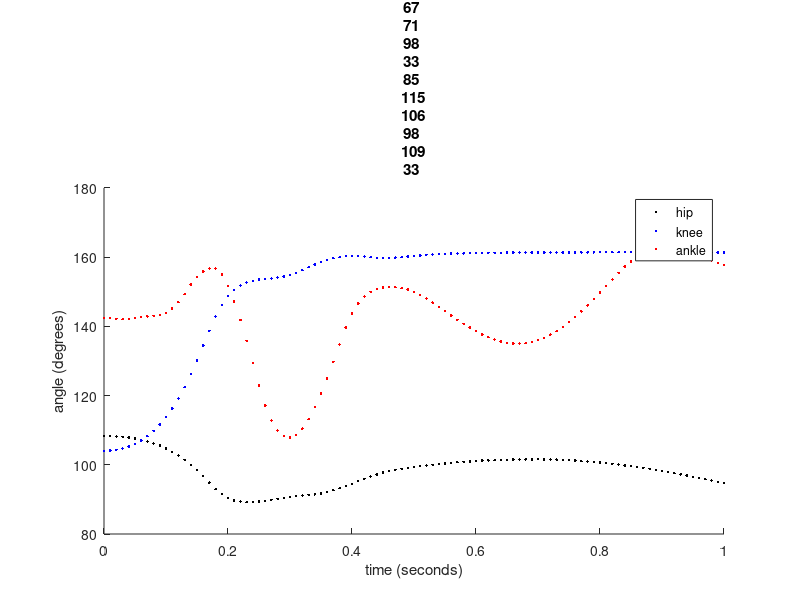
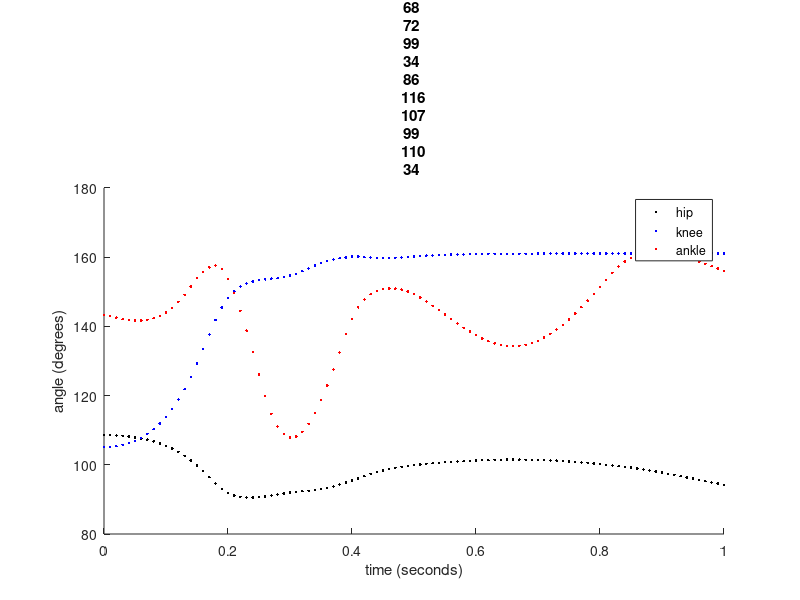
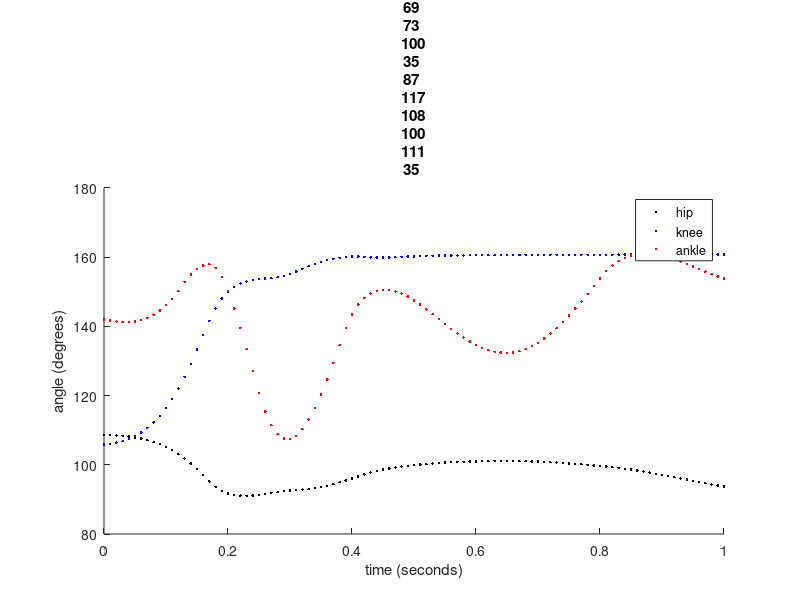
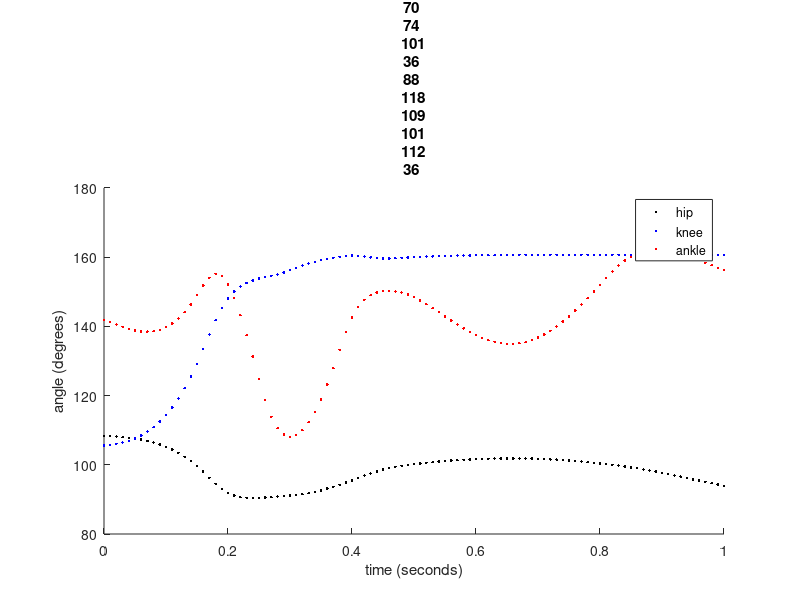

MATLAB code for these plots, in order: (Note: this script raises an error after producing the figures.)
clear
clc
addpath('C:\GitHub\Quadruped_Robot\Code\Matlab\Analysis\DampedLeg_Krnacik\Haonan\Comparison\No Damping')

%% BFa
load BFa_trial1.mat;
BFa_trial1 = data;
load BFa_trial2.mat;
BFa_trial2 = data;
load BFa_trial3.mat;
BFa_trial3 = data;
load BFa_trial4.mat;
BFa_trial4 = data;

%  create single matrix to edit data
BFa = zeros(length(BFa_trial1(:,1)),4*length(BFa_trial1(1,:)));
BFa(:,1:4) = BFa_trial1(:,1:4);
BFa(:,5:8) = BFa_trial2(:,1:4);
BFa(:,9:12) = BFa_trial3(:,1:4);
BFa(:,13:16) = BFa_trial4(:,1:4);

% data processing
for ii = 4:4:16
    
    % process time values
    BFa(:,ii) = BFa(:,ii) - BFa(1,ii);      %   start time at 0   
    BFa(:,ii) = BFa(:,ii)/1000;             %   convert to seconds
    
    % manually enter time offsets
    BFa_offset(1) = 0.22;
    BFa_offset(2) = 0.39;
    BFa_offset(3) = 0.28;
    BFa_offset(4) = 0.28;
    
    % apply time offsets
    BFa(:,ii) = BFa(:,ii) - BFa_offset(ii/4);
    
    % find and save indices of t = 0
    t0index(ii/4) = find(~BFa(:,ii),1);
    
    % individual plots of trials
    figure
    hold on
    plot(BFa(:,ii),BFa(:,ii-3),'.',"color","k")
    plot(BFa(:,ii),BFa(:,ii-2),'.',"color","b")
    plot(BFa(:,ii),BFa(:,ii-1),'.',"color","r")
    legend('hip','knee','ankle')
    title("BFa Trial " + ii/4)
    xlabel("time (seconds)")
    ylabel("angle (degrees)")
    ylim([80 180])
    xlim([0 1])
    hold off
    
    % crop trial matrices to start at t = 0
    BFa_trialsCropped{1,ii/4} = BFa(t0index(ii/4):end,ii-3:ii);
end

% find length of cropped trial matrices 
for jj = 1:4
    trialLengths(jj) = length(BFa_trialsCropped{1,jj}(:,1));    
end

% find smallest cropped trial length
trialEnd = min(trialLengths);                               

% store cropped trial data in one matrix
BFaCropped = zeros(trialEnd,4*length(BFa_trial1(1,:)));
for jj = 4:4:16
    BFaCropped(:,jj-3:jj) = BFa_trialsCropped{1,jj/4}(1:trialEnd,:);
end

% store average of trial responses
BFaAvg = zeros(trialEnd,4);
BFaAvg(:,4) = BFaCropped(:,4);

for jj = 1:3
    BFaAvg(:,jj) = (BFaCropped(:,jj)+BFaCropped(:,jj+4)+BFaCropped(:,jj+8)+BFaCropped(:,jj+12))./4;
end


save('C:\GitHub\Quadruped_Robot\Code\Matlab\Analysis\DampedLeg_Krnacik\Haonan\Comparison\No Damping\BFaNoDamping.mat','BFa')
save('C:\GitHub\Quadruped_Robot\Code\Matlab\Analysis\DampedLeg_Krnacik\Haonan\Comparison\No Damping\BFaAvg.mat','BFaAvg')

%% BFp
load BFp_trial1.mat;
BFp_trial1 = data;
% data in trial 2 is cut off at t = 0 and therefore is not usable
load BFp_trial3.mat;
BFp_trial2 = data;
load BFp_trial4.mat;
BFp_trial3 = data;
load BFp_trial5.mat;
BFp_trial4 = data;

%  create single matrix to edit data
BFp = zeros(length(BFp_trial1(:,1)),4*length(BFp_trial1(1,:)));
BFp(:,1:4) = BFp_trial1(:,1:4);
BFp(:,5:8) = BFp_trial2(:,1:4);
BFp(:,9:12) = BFp_trial3(:,1:4);
BFp(:,13:16) = BFp_trial4(:,1:4);

% data processing
for ii = 4:4:16
    
    % process time values
    BFp(:,ii) = BFp(:,ii) - BFp(1,ii);      %   start time at 0   
    BFp(:,ii) = BFp(:,ii)/1000;             %   convert to seconds
    
    % manually enter time offsets
    BFp_offset(1) = 0.15;
    BFp_offset(2) = 0.25;
    BFp_offset(3) = 0.37;
    BFp_offset(4) = 0.37;
    
    % apply time offsets
    BFp(:,ii) = BFp(:,ii) - BFp_offset(ii/4);
    
    % find and save indices of t = 0
    t0index(ii/4) = find(~BFp(:,ii),1);
    
    % individual plots of trials
    figure
    hold on
    plot(BFp(:,ii),BFp(:,ii-3),'.',"color","k")
    plot(BFp(:,ii),BFp(:,ii-2),'.',"color","b")
    plot(BFp(:,ii),BFp(:,ii-1),'.',"color","r")
    legend('hip','knee','ankle')
    title("BFp Trial " + ii/4)
    xlabel("time (seconds)")
    ylabel("angle (degrees)")
    ylim([80 180])
    xlim([0 1])
    hold off

% crop trial matrices to start at t = 0
BFp_trialsCropped{1,ii/4} = BFp(t0index(ii/4):end,ii-3:ii);
end

% find length of cropped trial matrices 
for jj = 1:4
    trialLengths(jj) = length(BFp_trialsCropped{1,jj}(:,1));    
end

% find smallest cropped trial length
trialEnd = min(trialLengths);                               

% store cropped trial data in one matrix
BFpCropped = zeros(trialEnd,4*length(BFp_trial1(1,:)));
for jj = 4:4:16
    BFpCropped(:,jj-3:jj) = BFp_trialsCropped{1,jj/4}(1:trialEnd,:);
end

% store average of trial responses
BFpAvg = zeros(trialEnd,4);
BFpAvg(:,4) = BFpCropped(:,4);

for jj = 1:3
    BFpAvg(:,jj) = (BFpCropped(:,jj)+BFpCropped(:,jj+4)+BFpCropped(:,jj+8)+BFpCropped(:,jj+12))./4;
end

save('C:\GitHub\Quadruped_Robot\Code\Matlab\Analysis\DampedLeg_Krnacik\Haonan\Comparison\No Damping\BFpNoDamping.mat','BFp')
save('C:\GitHub\Quadruped_Robot\Code\Matlab\Analysis\DampedLeg_Krnacik\Haonan\Comparison\No Damping\BFpAvg.mat','BFpAvg')

%% IP
load IP_trial1.mat;
IP_trial1 = data;
load IP_trial2.mat;
IP_trial2 = data;
load IP_trial3.mat;
IP_trial3 = data;
load IP_trial4.mat;
IP_trial4 = data;

%  create single matrix to edit data
IP = zeros(length(IP_trial1(:,1)),4*length(IP_trial1(1,:)));
IP(:,1:4) = IP_trial1(:,1:4);
IP(:,5:8) = IP_trial2(:,1:4);
IP(:,9:12) = IP_trial3(:,1:4);
IP(:,13:16) = IP_trial4(:,1:4);

% data processing
for ii = 4:4:16
    
    % process time values
    IP(:,ii) = IP(:,ii) - IP(1,ii);      %   start time at 0   
    IP(:,ii) = IP(:,ii)/1000;             %   convert to seconds
    
    % manually enter time offsets
    IP_offset(1) = 0.23;
    IP_offset(2) = 0.31;
    IP_offset(3) = 0.30;
    IP_offset(4) = 0.36;
    
    % apply time offsets
    IP(:,ii) = IP(:,ii) - IP_offset(ii/4);
    
    % find and save indices of t = 0
    t0index(ii/4) = find(~IP(:,ii),1);
    
    % individual plots of trials
    figure
    hold on
    plot(IP(:,ii),IP(:,ii-3),'.',"color","k")
    plot(IP(:,ii),IP(:,ii-2),'.',"color","b")
    plot(IP(:,ii),IP(:,ii-1),'.',"color","r")
    legend('hip','knee','ankle')
    title("IP Trial " + ii/4)
    xlabel("time (seconds)")
    ylabel("angle (degrees)")
    ylim([80 180])
    xlim([0 1])
    hold off

    % crop trial matrices to start at t = 0
    IP_trialsCropped{1,ii/4} = IP(t0index(ii/4):end,ii-3:ii);
end

% find length of cropped trial matrices 
for jj = 1:4
    trialLengths(jj) = length(IP_trialsCropped{1,jj}(:,1));    
end

% find smallest cropped trial length
trialEnd = min(trialLengths);                               

% store cropped trial data in one matrix
IPCropped = zeros(trialEnd,4*length(IP_trial1(1,:)));
for jj = 4:4:16
    IPCropped(:,jj-3:jj) = IP_trialsCropped{1,jj/4}(1:trialEnd,:);
end

% store average of trial responses
IPAvg = zeros(trialEnd,4);
IPAvg(:,4) = IPCropped(:,4);

for jj = 1:3
    IPAvg(:,jj) = (IPCropped(:,jj)+IPCropped(:,jj+4)+IPCropped(:,jj+8)+IPCropped(:,jj+12))./4;
end

save('C:\GitHub\Quadruped_Robot\Code\Matlab\Analysis\DampedLeg_Krnacik\Haonan\Comparison\No Damping\IPNoDamping.mat','IP')
save('C:\GitHub\Quadruped_Robot\Code\Matlab\Analysis\DampedLeg_Krnacik\Haonan\Comparison\No Damping\IPAvg.mat','IPAvg')

%% ST
load ST_trial1.mat;
ST_trial1 = data;
load ST_trial2.mat;
ST_trial2 = data;
load ST_trial3.mat;
ST_trial3 = data;
load ST_trial4.mat;
ST_trial4 = data;

%  create single matrix to edit data
ST = zeros(length(ST_trial1(:,1)),4*length(ST_trial1(1,:)));
ST(:,1:4) = ST_trial1(:,1:4);
ST(:,5:8) = ST_trial2(:,1:4);
ST(:,9:12) = ST_trial3(:,1:4);
ST(:,13:16) = ST_trial4(:,1:4);

% data processing
for ii = 4:4:16
    
    % process time values
    ST(:,ii) = ST(:,ii) - ST(1,ii);      %   start time at 0   
    ST(:,ii) = ST(:,ii)/1000;             %   convert to seconds
    
    % manually enter time offsets
    ST_offset(1) = 0.36;
    ST_offset(2) = 0.46;
    ST_offset(3) = 0.32;
    ST_offset(4) = 0.33;
    
    % apply time offsets
    ST(:,ii) = ST(:,ii) - ST_offset(ii/4);
    
    % find and save indices of t = 0
    t0index(ii/4) = find(~ST(:,ii),1);
    
    % individual plots of trials
    figure
    hold on
    plot(ST(:,ii),ST(:,ii-3),'.',"color","k")
    plot(ST(:,ii),ST(:,ii-2),'.',"color","b")
    plot(ST(:,ii),ST(:,ii-1),'.',"color","r")
    legend('hip','knee','ankle')
    title("ST Trial " + ii/4)
    xlabel("time (seconds)")
    ylabel("angle (degrees)")
    ylim([80 180])
    xlim([0 1])
    hold off

    % crop trial matrices to start at t = 0
    ST_trialsCropped{1,ii/4} = ST(t0index(ii/4):end,ii-3:ii);
end

% find length of cropped trial matrices 
for jj = 1:4
    trialLengths(jj) = length(ST_trialsCropped{1,jj}(:,1));    
end

% find smallest cropped trial length
trialEnd = min(trialLengths);                               

% store cropped trial data in one matrix
STCropped = zeros(trialEnd,4*length(ST_trial1(1,:)));
for jj = 4:4:16
    STCropped(:,jj-3:jj) = ST_trialsCropped{1,jj/4}(1:trialEnd,:);
end

% store average of trial responses
STAvg = zeros(trialEnd,4);
STAvg(:,4) = STCropped(:,4);

for jj = 1:3
    STAvg(:,jj) = (STCropped(:,jj)+STCropped(:,jj+4)+STCropped(:,jj+8)+STCropped(:,jj+12))./4;
end

save('C:\GitHub\Quadruped_Robot\Code\Matlab\Analysis\DampedLeg_Krnacik\Haonan\Comparison\No Damping\STNoDamping.mat','ST')
save('C:\GitHub\Quadruped_Robot\Code\Matlab\Analysis\DampedLeg_Krnacik\Haonan\Comparison\No Damping\STAvg.mat','STAvg')

%% ST2
load ST2_trial1.mat;
ST2_trial1 = data;
load ST2_trial2.mat;
ST2_trial2 = data;
load ST2_trial3.mat;
ST2_trial3 = data;
load ST2_trial4.mat;
ST2_trial4 = data;
load ST2_trial5.mat;
ST2_trial5 = data;

%  create single matrix to edit data
ST2 = zeros(length(ST2_trial1(:,1)),5*length(ST2_trial1(1,:)));
ST2(:,1:4) = ST2_trial1(:,1:4);
ST2(:,5:8) = ST2_trial2(:,1:4);
ST2(:,9:12) = ST2_trial3(:,1:4);
ST2(:,13:16) = ST2_trial4(:,1:4);
ST2(:,17:20) = ST2_trial5(:,1:4);

% data processing
for ii = 4:4:20
    
    % process time values
    ST2(:,ii) = ST2(:,ii) - ST2(1,ii);      %   start time at 0   
    ST2(:,ii) = ST2(:,ii)/1000;             %   convert to seconds
    
    % manually enter time offsets
    ST2_offset(1) = 0.34;
    ST2_offset(2) = 0.43;
    ST2_offset(3) = 0.38;
    ST2_offset(4) = 0.3;
    ST2_offset(5) = 0.36;
    
    % apply time offsets
    ST2(:,ii) = ST2(:,ii) - ST2_offset(ii/4);
    
    % find and save indices of t = 0
    t0index(ii/4) = find(~ST2(:,ii),1);
        
    % individual plots of trials
    figure
    hold on
    plot(ST2(:,ii),ST2(:,ii-3),'.',"color","k")
    plot(ST2(:,ii),ST2(:,ii-2),'.',"color","b")
    plot(ST2(:,ii),ST2(:,ii-1),'.',"color","r")
    legend('hip','knee','ankle')
    title("ST2 Trial " + ii/4)
    xlabel("time (seconds)")
    ylabel("angle (degrees)")
    ylim([80 180])
    xlim([0 2])
    hold off
    
    % crop trial matrices to start at t = 0
    ST2_trialsCropped{1,ii/4} = ST2(t0index(ii/4):end,ii-3:ii);
end

% find length of cropped trial matrices 
for jj = 1:5
    trialLengths(jj) = length(ST2_trialsCropped{1,jj}(:,1));    
end

% find smallest cropped trial length
trialEnd = min(trialLengths);                               

% store cropped trial data in one matrix
ST2Cropped = zeros(trialEnd,5*length(ST2_trial1(1,:)));
for jj = 4:4:20
    ST2Cropped(:,jj-3:jj) = ST2_trialsCropped{1,jj/4}(1:trialEnd,:);
end

% store average of trial responses
ST2Avg = zeros(trialEnd,4);
ST2Avg(:,4) = ST2Cropped(:,4);

for jj = 1:3
    ST2Avg(:,jj) = (ST2Cropped(:,jj)+ST2Cropped(:,jj+4)+ST2Cropped(:,jj+8)+ST2Cropped(:,jj+12)+ST2Cropped(:,jj+16))./5;
end

save('C:\GitHub\Quadruped_Robot\Code\Matlab\Analysis\DampedLeg_Krnacik\Haonan\Comparison\No Damping\ST2NoDamping.mat','ST2')
save('C:\GitHub\Quadruped_Robot\Code\Matlab\Analysis\DampedLeg_Krnacik\Haonan\Comparison\No Damping\ST2Avg.mat','ST2Avg')

%% VL
load VL_trial1.mat;
VL_trial1 = data;
load VL_trial2.mat;
VL_trial2 = data;
load VL_trial3.mat;
VL_trial3 = data;
load VL_trial4.mat;
VL_trial4 = data;

%  create single matrix to edit data
VL = zeros(length(VL_trial1(:,1)),4*length(VL_trial1(1,:)));
VL(:,1:4) = VL_trial1(:,1:4);
VL(:,5:8) = VL_trial2(:,1:4);
VL(:,9:12) = VL_trial3(:,1:4);
VL(:,13:16) = VL_trial4(:,1:4);

% data processing
for ii = 4:4:16
    
    % process time values
    VL(:,ii) = VL(:,ii) - VL(1,ii);      %   start time at 0   
    VL(:,ii) = VL(:,ii)/1000;             %   convert to seconds
    
    % manually enter time offsets
    VL_offset(1) = 0.20;
    VL_offset(2) = 0.38;
    VL_offset(3) = 0.44;
    VL_offset(4) = 0.40;
    
    % apply time offsets
    VL(:,ii) = VL(:,ii) - VL_offset(ii/4);
    
    % find and save indices of t = 0
    t0index(ii/4) = find(~VL(:,ii),1);
    
    % individual plots of trials
    figure
    hold on
    plot(VL(:,ii),VL(:,ii-3),'.',"color","k")
    plot(VL(:,ii),VL(:,ii-2),'.',"color","b")
    plot(VL(:,ii),VL(:,ii-1),'.',"color","r")
    legend('hip','knee','ankle')
    title("VL Trial " + ii/4)
    xlabel("time (seconds)")
    ylabel("angle (degrees)")
    ylim([80 180])
    xlim([0 1])
    hold off

    % crop trial matrices to start at t = 0
    VL_trialsCropped{1,ii/4} = VL(t0index(ii/4):end,ii-3:ii);
end

% find length of cropped trial matrices 
for jj = 1:4
    trialLengths(jj) = length(VL_trialsCropped{1,jj}(:,1));    
end

% find smallest cropped trial length
trialEnd = min(trialLengths);                               

% store cropped trial data in one matrix
VLCropped = zeros(trialEnd,4*length(VL_trial1(1,:)));
for jj = 4:4:16
    VLCropped(:,jj-3:jj) = VL_trialsCropped{1,jj/4}(1:trialEnd,:);
end

% store average of trial responses
VLAvg = zeros(trialEnd,4);
VLAvg(:,4) = VLCropped(:,4);

for jj = 1:3
    VLAvg(:,jj) = (VLCropped(:,jj)+VLCropped(:,jj+4)+VLCropped(:,jj+8)+VLCropped(:,jj+12))./4;
end

save('C:\GitHub\Quadruped_Robot\Code\Matlab\Analysis\DampedLeg_Krnacik\Haonan\Comparison\No Damping\VLNoDamping.mat','VL')
save('C:\GitHub\Quadruped_Robot\Code\Matlab\Analysis\DampedLeg_Krnacik\Haonan\Comparison\No Damping\VLAvg.mat','VLAvg')

%% GS
load GS_trial1.mat;
GS_trial1 = data;
load GS_trial2.mat;
GS_trial2 = data;
load GS_trial3.mat;
GS_trial3 = data;
load GS_trial4.mat;
GS_trial4 = data;

%  create single matrix to edit data
GS = zeros(length(GS_trial1(:,1)),4*length(GS_trial1(1,:)));
GS(:,1:4) = GS_trial1(:,1:4);
GS(:,5:8) = GS_trial2(:,1:4);
GS(:,9:12) = GS_trial3(:,1:4);
GS(:,13:16) = GS_trial4(:,1:4);

% data processing
for ii = 4:4:16
    
    % process time values
    GS(:,ii) = GS(:,ii) - GS(1,ii);      %   start time at 0   
    GS(:,ii) = GS(:,ii)/1000;             %   convert to seconds
    
    % manually enter time offsets
    GS_offset(1) = 0.29;
    GS_offset(2) = 0.31;
    GS_offset(3) = 0.44;
    GS_offset(4) = 0.36;
    
    % apply time offsets
    GS(:,ii) = GS(:,ii) - GS_offset(ii/4);
    
    % find and save indices of t = 0
    t0index(ii/4) = find(~GS(:,ii),1);
    
    % individual plots of trials
    figure
    hold on
    plot(GS(:,ii),GS(:,ii-3),'.',"color","k")
    plot(GS(:,ii),GS(:,ii-2),'.',"color","b")
    plot(GS(:,ii),GS(:,ii-1),'.',"color","r")
    legend('hip','knee','ankle')
    title("GS Trial " + ii/4)
    xlabel("time (seconds)")
    ylabel("angle (degrees)")
    ylim([80 180])
    xlim([0 1])
    hold off

    % crop trial matrices to start at t = 0
    GS_trialsCropped{1,ii/4} = GS(t0index(ii/4):end,ii-3:ii);
end

% find length of cropped trial matrices 
for jj = 1:4
    trialLengths(jj) = length(GS_trialsCropped{1,jj}(:,1));    
end

% find smallest cropped trial length
trialEnd = min(trialLengths);                               

% store cropped trial data in one matrix
GSCropped = zeros(trialEnd,4*length(GS_trial1(1,:)));
for jj = 4:4:16
    GSCropped(:,jj-3:jj) = GS_trialsCropped{1,jj/4}(1:trialEnd,:);
end

% store average of trial responses
GSAvg = zeros(trialEnd,4);
GSAvg(:,4) = GSCropped(:,4);

for jj = 1:3
    GSAvg(:,jj) = (GSCropped(:,jj)+GSCropped(:,jj+4)+GSCropped(:,jj+8)+GSCropped(:,jj+12))./4;
end

save('C:\GitHub\Quadruped_Robot\Code\Matlab\Analysis\DampedLeg_Krnacik\Haonan\Comparison\No Damping\GSNoDamping.mat','GS')
save('C:\GitHub\Quadruped_Robot\Code\Matlab\Analysis\DampedLeg_Krnacik\Haonan\Comparison\No Damping\GSAvg.mat','GSAvg')

%% Save as an array
QuadrupedNoDamping{1} = IP;
QuadrupedNoDamping{2} = GS;
QuadrupedNoDamping{3} = ST;
QuadrupedNoDamping{4} = ST2;
QuadrupedNoDamping{5} = VL;
QuadrupedNoDamping{6} = BFp;
QuadrupedNoDamping{7} = BFa;

QuadrupedNoDampingAvg{1} = IPAvg;
QuadrupedNoDampingAvg{2} = GSAvg;
QuadrupedNoDampingAvg{3} = STAvg;
QuadrupedNoDampingAvg{4} = ST2Avg;
QuadrupedNoDampingAvg{5} = VLAvg;
QuadrupedNoDampingAvg{6} = BFpAvg;
QuadrupedNoDampingAvg{7} = BFaAvg;

close all
save('C:\GitHub\Quadruped_Robot\Code\Matlab\Analysis\DampedLeg_Krnacik\Haonan\Comparison\No Damping\QuadrupedNoDamping.mat','QuadrupedNoDamping')
save('C:\GitHub\Quadruped_Robot\Code\Matlab\Analysis\DampedLeg_Krnacik\Haonan\Comparison\No Damping\QuadrupedNoDampingAvg.mat','QuadrupedNoDampingAvg')